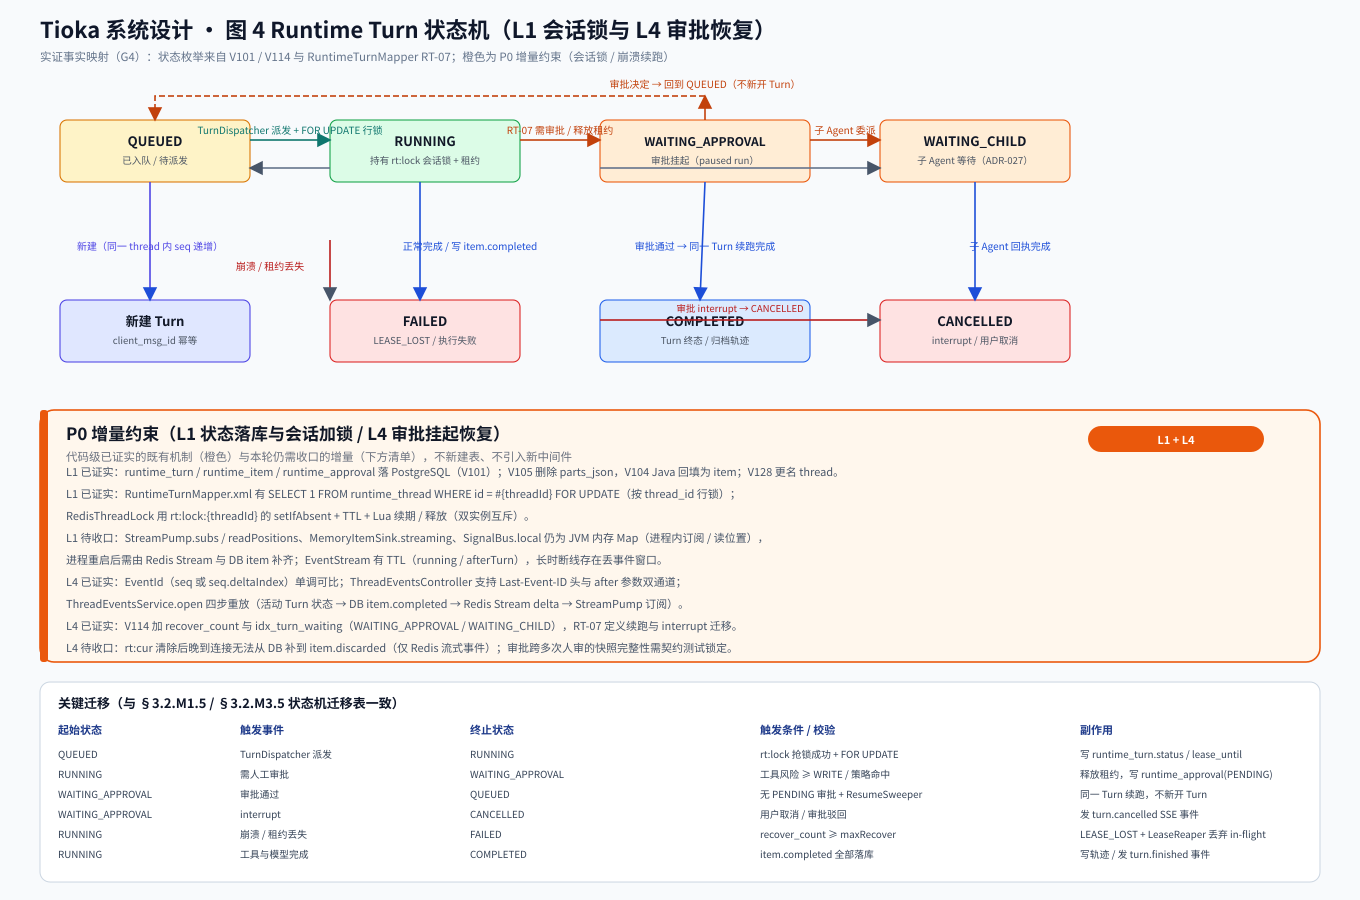

Write the Python code that produced this figure.
#!/usr/bin/env python3
# -*- coding: utf-8 -*-
"""图 4 · Runtime Turn 状态机图（G4 系统设计）

场景识别：状态机 / 决策树。工具：Python 标准库零依赖 SVG（编排层 G3 已锁定方案）。
状态与迁移全部来自代码实证：V101__m0_runtime_kernel.sql（runtime_turn / runtime_item / runtime_approval）、
V114__m1_runtime_recovery_approval.sql（recover_count / WAITING_APPROVAL 索引 / idx_turn_waiting）、
RuntimeTurnMapper.java RT-07（RUNNING→WAITING_APPROVAL→QUEUED / CANCELLED）、
ThreadEventsService.open（活动 Turn 状态补发）、LeaseReaper（in-flight 丢弃）、RedisThreadLock（rt:lock 会话锁）。
"""
import os
import sys

sys.path.insert(0, os.path.dirname(os.path.dirname(os.path.abspath(__file__))))
from _svgkit import Canvas  # noqa: E402

W, H = 1360, 900
OUT = os.path.dirname(os.path.abspath(__file__))
c = Canvas(W, H,
           "Tioka 系统设计 · 图 4 Runtime Turn 状态机（L1 会话锁与 L4 审批恢复）",
           "实证事实映射（G4）：状态枚举来自 V101 / V114 与 RuntimeTurnMapper RT-07；橙色为 P0 增量约束（会话锁 / 崩溃续跑）")


def state(x, y, w, h, title, sub, fill, stroke, tsize=13):
    c.node(x, y, w, h, title, sub, fill, stroke, tsize=tsize, ssize=9.6)


def trans(x1, y1, x2, y2, label, color="#475569", dash=None, lx=None, ly=None, marker="ah", lsize=10):
    c.arrow(x1, y1, x2, y2, color=color, sw=1.6, dash=dash, label=label,
            lx=lx, ly=ly, marker=marker, lsize=lsize)


# ── 状态节点 ────────────────────────────────────────
state(60, 120, 190, 62, "QUEUED", "已入队 / 待派发", "#fef3c7", "#d97706")
state(330, 120, 190, 62, "RUNNING", "持有 rt:lock 会话锁 + 租约", "#dcfce7", "#16a34a")
state(600, 120, 210, 62, "WAITING_APPROVAL", "审批挂起（paused run）", "#ffedd5", "#ea580c", tsize=12)
state(880, 120, 190, 62, "WAITING_CHILD", "子 Agent 等待（ADR-027）", "#ffedd5", "#ea580c")
state(600, 300, 210, 62, "COMPLETED", "Turn 终态 / 归档轨迹", "#dbeafe", "#2563eb")
state(880, 300, 190, 62, "CANCELLED", "interrupt / 用户取消", "#fee2e2", "#dc2626")
state(330, 300, 190, 62, "FAILED", "LEASE_LOST / 执行失败", "#fee2e2", "#dc2626")
state(60, 300, 190, 62, "新建 Turn", "client_msg_id 幂等", "#e0e7ff", "#4f46e5")

# ── 迁移边 ──────────────────────────────────────────
trans(250, 140, 330, 140, "TurnDispatcher 派发 + FOR UPDATE 行锁", color="#0f766e", marker="ahg")
trans(520, 140, 600, 140, "RT-07 需审批 / 释放租约", color="#c2410c", marker="aho")
trans(810, 140, 880, 140, "子 Agent 委派", color="#c2410c", marker="aho")
trans(420, 182, 420, 300, "正常完成 / 写 item.completed", color="#1d4ed8", lx=470, ly=250, marker="ahb")
trans(705, 182, 700, 300, "审批通过 → 同一 Turn 续跑完成", color="#1d4ed8", lx=705, ly=250, marker="ahb")
trans(975, 182, 975, 300, "子 Agent 回执完成", color="#1d4ed8", lx=1010, ly=250, marker="ahb")
trans(705, 120, 705, 96, "审批决定 → 回到 QUEUED（不新开 Turn）", color="#c2410c", lx=705, ly=88, marker="aho")
c.p.append(f'<path d="M705,96 L155,96 L155,120" fill="none" stroke="#c2410c" '
           f'stroke-width="1.6" stroke-dasharray="6,3" marker-end="url(#aho)"/>')
trans(600, 168, 880, 168, "", color="#64748b")
trans(600, 320, 880, 320, "审批 interrupt → CANCELLED", color="#b91c1c", lx=740, ly=312, lsize=9.5)
trans(330, 168, 250, 168, "", color="#64748b")
trans(330, 240, 330, 300, "崩溃 / 租约丢失", color="#b91c1c", lx=270, ly=270)
trans(150, 182, 150, 300, "新建（同一 thread 内 seq 递增）", color="#4f46e5", lx=150, ly=250, marker="ahb")

# ── P0 增量约束框 ───────────────────────────────────
c.band(410, 252, "P0 增量约束（L1 状态落库与会话加锁 / L4 审批挂起恢复）",
       "代码级已证实的既有机制（橙色）与本轮仍需收口的增量（下方清单），不新建表、不引入新中间件",
       "#fff7ed", "#ea580c", "L1 + L4")
c.lines(66, 476, [
    "L1 已证实：runtime_turn / runtime_item / runtime_approval 落 PostgreSQL（V101）；V105 删除 parts_json，V104 Java 回填为 item；V128 更名 thread。",
    "L1 已证实：RuntimeTurnMapper.xml 有 SELECT 1 FROM runtime_thread WHERE id = #{threadId} FOR UPDATE（按 thread_id 行锁）；",
    "          RedisThreadLock 用 rt:lock:{threadId} 的 setIfAbsent + TTL + Lua 续期 / 释放（双实例互斥）。",
    "L1 待收口：StreamPump.subs / readPositions、MemoryItemSink.streaming、SignalBus.local 仍为 JVM 内存 Map（进程内订阅 / 读位置），",
    "          进程重启后需由 Redis Stream 与 DB item 补齐；EventStream 有 TTL（running / afterTurn），长时断线存在丢事件窗口。",
    "L4 已证实：EventId（seq 或 seq.deltaIndex）单调可比；ThreadEventsController 支持 Last-Event-ID 头与 after 参数双通道；",
    "          ThreadEventsService.open 四步重放（活动 Turn 状态 → DB item.completed → Redis Stream delta → StreamPump 订阅）。",
    "L4 已证实：V114 加 recover_count 与 idx_turn_waiting（WAITING_APPROVAL / WAITING_CHILD），RT-07 定义续跑与 interrupt 迁移。",
    "L4 待收口：rt:cur 清除后晚到连接无法从 DB 补到 item.discarded（仅 Redis 流式事件）；审批跨多次人审的快照完整性需契约测试锁定。",
], size=11, color="#475569", lh=22)

# ── 状态机迁移表（图内简表） ────────────────────────
c.rect(40, 682, W - 80, 200, "#ffffff", "#cbd5e1", rx=10, sw=1)
c.text(58, 708, "关键迁移（与 §3.2.M1.5 / §3.2.M3.5 状态机迁移表一致）", size=13, color="#0f172a", weight="bold")
cols = [58, 240, 470, 760, 1080]
heads = ["起始状态", "触发事件", "终止状态", "触发条件 / 校验", "副作用"]
for x, h in zip(cols, heads):
    c.text(x, 734, h, size=11, color="#1e3a8a", weight="bold")
rows = [
    ("QUEUED", "TurnDispatcher 派发", "RUNNING", "rt:lock 抢锁成功 + FOR UPDATE", "写 runtime_turn.status / lease_until"),
    ("RUNNING", "需人工审批", "WAITING_APPROVAL", "工具风险 ≥ WRITE / 策略命中", "释放租约，写 runtime_approval(PENDING)"),
    ("WAITING_APPROVAL", "审批通过", "QUEUED", "无 PENDING 审批 + ResumeSweeper", "同一 Turn 续跑，不新开 Turn"),
    ("WAITING_APPROVAL", "interrupt", "CANCELLED", "用户取消 / 审批驳回", "发 turn.cancelled SSE 事件"),
    ("RUNNING", "崩溃 / 租约丢失", "FAILED", "recover_count ≥ maxRecover", "LEASE_LOST + LeaseReaper 丢弃 in-flight"),
    ("RUNNING", "工具与模型完成", "COMPLETED", "item.completed 全部落库", "写轨迹 / 发 turn.finished 事件"),
]
for i, row in enumerate(rows):
    yy = 758 + i * 20
    for x, cell in zip(cols, row):
        c.text(x, yy, cell, size=9.8, color="#334155")

path = c.save(os.path.join(OUT, "system-statemachine.svg"))
print("生成:", path)
